Frame 1 (no input): blank canvas, image omitted
Frame 60 (no input): blank canvas, image omitted
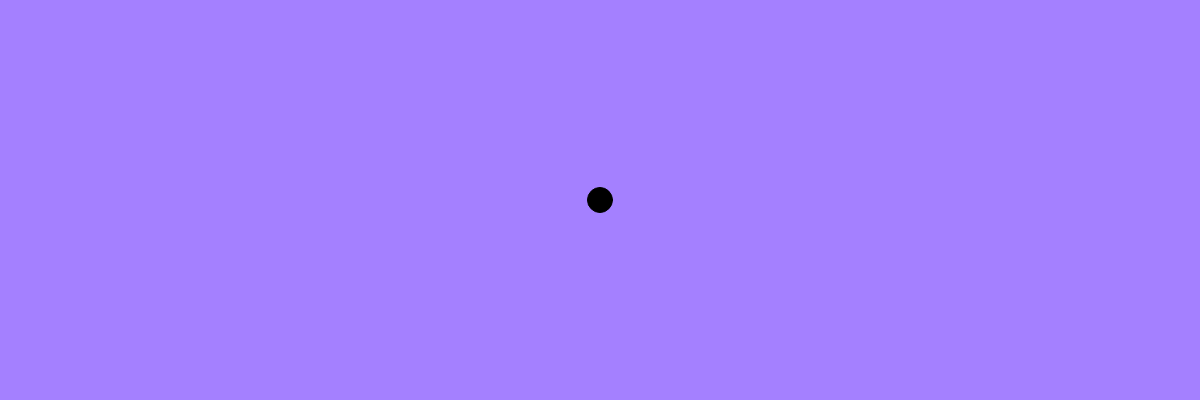
Frame 120 (the mouse pressed at the canvas centre since frame 60)

The p5.js sketch whose frames 1 and 60 were blank and that drew this single picture after the mouse press (run headless with seeded random() and noise() and a simulated clock; from frame 60 on, the mouse is pressed at the canvas centre):

// p5.js sketch
// ── sketch.js

var r = 0;
var g = 0;
var b = 0;

function setup(){

  createCanvas(1200,400);
}

function draw()
{
  r = map(mouseX, 0, 1300, 0, 355);
  g = map(mouseY, 0, 400, 0, 255);
  b = r + g;
  background(r,g,b);

  fill(0);
  ellipse(mouseX, mouseY, 25, 25);
}
